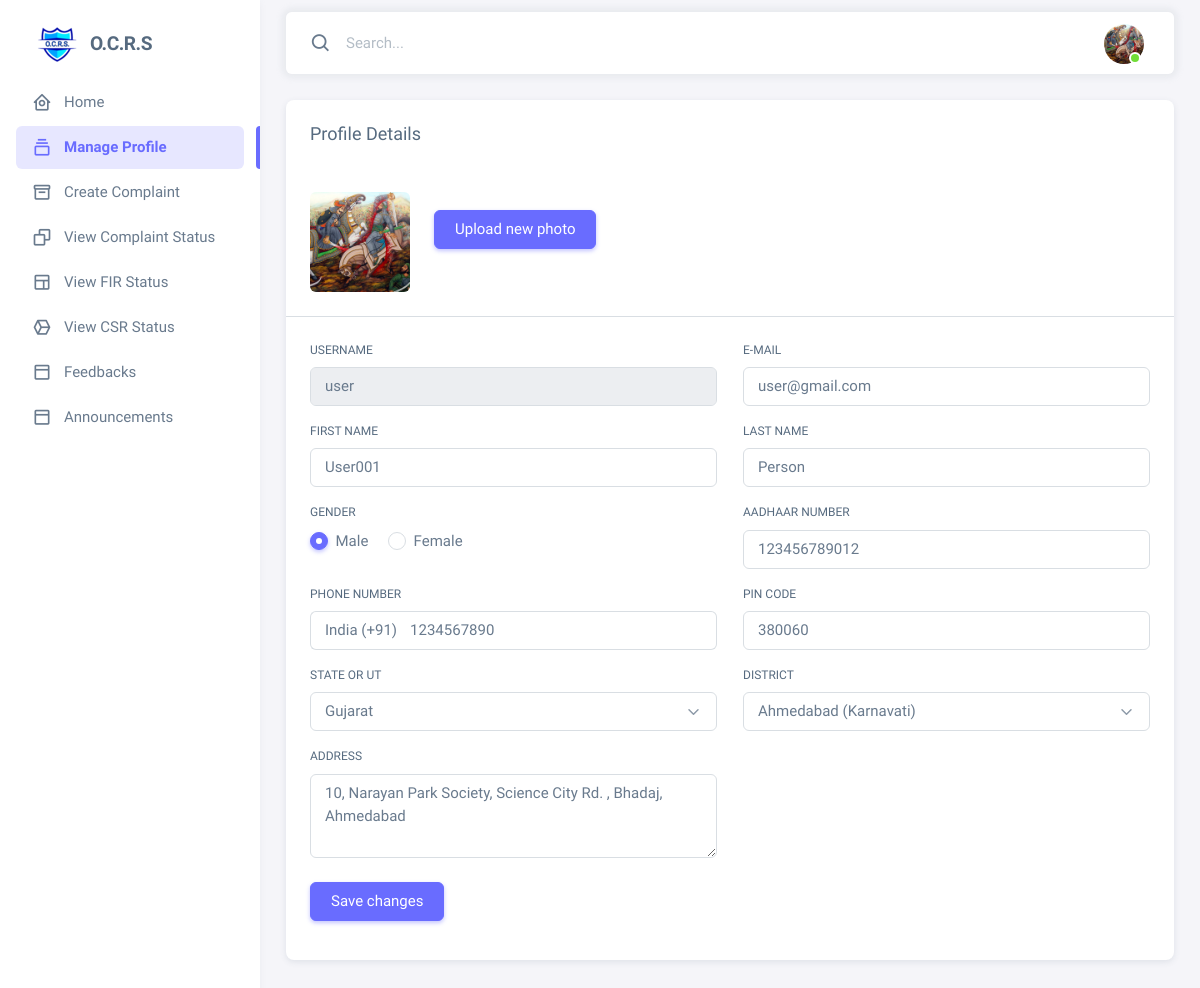
Screenshot of /user_manage_profile/ (signed in) with the database file from the repository.
### accounts/models.py (models this page shows, shortened)
class CustomUser(AbstractBaseUser,  PermissionsMixin):
    groups = models.ManyToManyField(
        Group,
        verbose_name=_('groups'),
        blank=True,
        help_text=_(
            'The groups this user belongs to. A user will get all permissions '
            'granted to each of their groups.'
        ),
        related_name="customuser_groups",
        related_query_name="user",
    )
    user_permissions = models.ManyToManyField(
        Permission,
        blank=True,
        related_name='customuser_permissions' # specify a unique related name
    )
    user_id = models.AutoField(primary_key=True)
    username = models.CharField(max_length=150,unique=True)
    email = models.EmailField(max_length=254,null=False,blank=False,unique=True)
    Phone_Number = models.IntegerField(null=False,blank=False)
    first_name = models.CharField(max_length=150,null=False,blank=False)
    last_name = models.CharField(max_length=150,null=False,blank=False)
    password = models.CharField(max_length=128,null=False,blank=False)
    gender = models.CharField(max_length=7,null=False,blank=False)
    state = models.ForeignKey(state_master,to_field='state_name',null=False,blank=False,on_delete=models.PROTECT,related_name="state+")
    district = models.ForeignKey(district_master,to_field='district_name',null=False,blank=False,on_delete=models.PROTECT,related_name="complaint_in_district+")
    aadhaarno = models.IntegerField(null=False, blank=False)
    address = models.CharField(max_length=500,null=False,blank=False)
    pincode = models.IntegerField(null=False,blank=False)
    is_active = models.BooleanField(default=True)
    is_staff = models.BooleanField(default=False)
    is_superuser = models.BooleanField(default=False)
    is_user = models.BooleanField(default=True)
    state_id_no = models.IntegerField(null=True,blank=True)
    district_id_no = models.IntegerField(null=True,blank=True)
    created_at = models.DateTimeField(default=timezone.now, null=True, blank=True)
    updated_at = models.DateTimeField(auto_now=True,null=True,blank=True,)
    profile_image = models.ImageField(null=True, blank=True, upload_to="Profile images/",default="Profile images/default.png")
    USERNAME_FIELD = 'email'
    REQUIRED_FIELDS = ['username','Phone_Number','first_name','last_name','password','gender','aadhaarno','state','district','address','pincode']
    objects = CustomUserManager()

### ocrs/views.py (the view, shortened to what this page needs)
# urls.py: path('user_manage_profile/', views.user_manage_profile, name='user_manage_profile'),
def user_manage_profile(request):
    states = state_master.objects.all()
    districts = district_master.objects.filter(state_name=request.user.state)
    context = {
        'states': states,
        'districts': districts,
    }
    return render(request,'user_manage_profile.html',context)

### accounts/auth.py (called while the page is built)
    def get_user(self, user_id):
        UserModel = get_user_model()
        try:
            return UserModel.objects.get(pk=user_id)
        except UserModel.DoesNotExist:
            return None

### complaints/models.py (called while the page is built)
    def __str__(self):
        return self.state_name

### templates/user_manage_profile.html (shortened to what this page needs)
{% extends 'user_sidebar.html' %}
{% block user_manage_profile %}
<div class="card mb-4">
    <h5 class="card-header">Profile Details</h5>
    <form action="" method="POST" enctype="multipart/form-data">
        <div class="card-body">
            <div class="d-flex align-items-start align-items-sm-center gap-4">
                <img src="{{ MEDIA_URL }}{{ user.profile_image.url }}" alt="user-avatar" class="d-block rounded"
                    height="100" width="100" id="uploadedAvatar" />
                <div class="button-wrapper">
                    <label for="upload" class="btn btn-primary me-2 mb-4" tabindex="0">
                        <span class="d-none d-sm-block">Upload new photo</span>
                    </label>
                </div>
            </div>
        </div>
        <hr class="my-0" />
        <div class="card-body">
            <div class="row">
                <div class="mb-3 col-md-6">
                    <label for="firstName" class="form-label">UserName</label>
                    <input disabled class="form-control" type="text" id="username" name="username" value="{{user.username}}"
                        autofocus />
                </div>
                <div class="mb-3 col-md-6">
                    <label for="email" class="form-label">E-mail</label>
                    <input class="form-control" type="text" id="email" name="email" value="{{user.email}}"
                        placeholder="{{user.email}}" />
                </div>
                <div class="mb-3 col-md-6">
                    <label for="firstName" class="form-label">First Name</label>
                    <input class="form-control" type="text" id="firstName" name="firstName" value="{{user.first_name}}"
                        autofocus />
                </div>
                <div class="mb-3 col-md-6">
                    <label for="lastName" class="form-label">Last Name</label>
                    <input class="form-control" type="text" name="lastName" id="lastName" value="{{user.last_name}}" />
                </div>
                <div class="mb-3 col-md-6">
                    <label for="lastName" class="form-label">Gender</label> <br>
                    <div class="form-check form-check-inline ">
                        <input class="form-check-input" type="radio" {% if user.gender.lower == "male" %} checked {% endif %} name="gender" id="male" value="male" />
                        <label class="form-check-label" for="inlineRadio1">Male</label>
                    </div>
                    <div class="form-check form-check-inline">
                        <input class="form-check-input" type="radio" {% if user.gender.lower == "female" %} checked {% endif %} name="gender" id="female" value="female" />
                        <label class="form-check-label" for="inlineRadio2">Female</label>
                    </div>
                </div>
                <div class="mb-3 col-md-6">
                    <label for="organization" class="form-label">Aadhaar Number</label>
                    <input type="text" class="form-control" id="aadhaarno" name="aadhaarno"
                        value="{{user.aadhaarno}}" />
                </div>
                <div class="mb-3 col-md-6">
                    <label class="form-label" for="phoneNumber">Phone Number</label>
                    <div class="input-group input-group-merge">
                        <span class="input-group-text">India (+91)</span>
                        <input type="text" id="phoneNumber" name="phoneNumber" class="form-control"
                            value="{{user.Phone_Number}}" />
                    </div>
                </div>
                <div class="mb-3 col-md-6">
                    <label for="zipCode" class="form-label">PIN Code</label>
                    <input type="text" class="form-control" id="pinCode" name="pinCode" maxlength="6"
                        value="{{user.pincode}}" />
                </div>
                <div class="mb-3 col-md-6">
                    <label for="zipCode" class="form-label">State or UT</label>
                    <select class="form-select" name="complainant_state" id="complaint_state"
                        aria-label="State" required>
                        {% for state in states %}
                        <option value="{{ state.state_name }}">{{ state.state_name }}
                        </option>
                        {% endfor %}
                    </select>
                </div>
                <div class="mb-3 col-md-6">
                    <label for="zipCode" class="form-label">District</label>
                    <select class="form-select" name="complainant_district" id="complaint_district"
                        name="complaint_district" aria-label="District" required>
                        {% for district in districts %}
                        <option value="{{ district.district_name }}">{{ district.district_name }}
                        </option>
                        {% endfor %}
                    </select>
                </div>
                <div class="mb-3 col-md-6">
                    <label for="organization" class="form-label">Address</label>
                    <textarea class="form-control" name="address" id="exampleFormControlTextarea1"
                        rows="3">{{user.address}}</textarea>
                </div>
            </div>
            <div class="mt-2">
                <button type="submit" class="btn btn-primary me-2">Save changes</button>
            </div>
        </div>
    </form>
</div>
{% endblock %}

### templates/user_sidebar.html (shortened to what this page needs)
{% extends 'common_css_js_links.html' %}
{% block user_sidebar %}
<aside id="layout-menu" class="layout-menu menu-vertical menu bg-menu-theme">
    <div class="app-brand demo">
        <a href="{% url 'user'  %}" class="app-brand-link">
            <span class="app-brand-logo demo">
                <img src="/static/landing_page/images/logo2.png" alt="">
            </span>
            <span class="app-brand-text demo menu-text fw-bolder ms-2" style="text-transform: none;">O.C.R.S</span>
        </a>
    </div>
    <ul class="menu-inner py-1">
        <li class="menu-item">
            <a href="{% url 'user' %}" class="menu-link">
                <i class="menu-icon tf-icons bx bx-home-circle"></i>
                <div data-i18n="Analytics">Home</div>
            </a>
        </li>
        <li class="menu-item">
            <a href="{% url 'user_manage_profile' %}" class="menu-link">
                <i class="menu-icon tf-icons bx bx-collection"></i>
                <div data-i18n="Basic">Manage Profile</div>
            </a>
        </li>
        <li class="menu-item">
            <a href="{% url 'create_complaint' %}" class="menu-link">
                <i class="menu-icon tf-icons bx bx-box"></i>
                <div data-i18n="Basic">Create Complaint</div>
            </a>
        </li>
        <li class="menu-item">
            <a href="{% url 'user_view_complaints'  %}" class="menu-link">
                <i class="menu-icon tf-icons bx bx-copy"></i>
                <div data-i18n="Layouts">View Complaint Status</div>
            </a>
        </li>
        <li class="menu-item">
            <a href="{% url 'user_view_firs'  %}" class="menu-link">
                <i class="menu-icon tf-icons bx bx-layout"></i>
                <div data-i18n="Layouts">View FIR Status</div>
            </a>
        </li>
        <li class="menu-item">
            <a href="{% url 'user_view_csrs'  %}" class="menu-link">
                <i class="menu-icon tf-icons bx bx-cube-alt"></i>
                <div data-i18n="Layouts">View CSR Status</div>
            </a>
        </li>
        <li class="menu-item">
            <a href="{% url 'view_complaints_for_feedbacks'  %}" class="menu-link">
                <i class="menu-icon tf-icons bx bx-dock-top"></i>
                <div data-i18n="Layouts">Feedbacks</div>
            </a>
        </li>
        <li class="menu-item">
            <a href="{% url 'user_announcements'  %}" class="menu-link">
                <i class="menu-icon tf-icons bx bx-dock-top"></i>
                <div data-i18n="Layouts">Announcements</div>
            </a>
        </li>
    </ul>
</aside>
{% endblock %}

### templates/common_css_js_links.html (shortened to what this page needs)
<html lang="en" class="light-style layout-menu-fixed" dir="ltr" data-theme="theme-default"
    data-assets-path="/static/common/" data-template="vertical-menu-template-free">
<head>
    <link rel="stylesheet" href="/static/common/vendor/fonts/boxicons.css" />
    <link rel="stylesheet" href="/static/common/vendor/css/core.css" class="template-customizer-core-css" />
    <link rel="stylesheet" href="/static/common/vendor/css/theme-default.css" class="template-customizer-theme-css" />
    <link rel="stylesheet" href="/static/common/css/demo.css" />
    <link rel="stylesheet" href="/static/common/vendor/libs/perfect-scrollbar/perfect-scrollbar.css" />
    <link rel="stylesheet" href="/static/common/vendor/libs/apex-charts/apex-charts.css" />
</head>
<body>
    <div class="layout-wrapper layout-content-navbar">
        <div class="layout-container">
            {% block user_sidebar %}
            {% endblock %}
            <div class="layout-page">
                <nav class="layout-navbar container-xxl navbar navbar-expand-xl navbar-detached align-items-center bg-navbar-theme"
                    id="layout-navbar">
                    <div class="navbar-nav-right d-flex align-items-center" id="navbar-collapse">
                        <div class="navbar-nav align-items-center">
                            <div class="nav-item d-flex align-items-center">
                                <i class="bx bx-search fs-4 lh-0"></i>
                                <input type="text" class="form-control border-0 shadow-none" placeholder="Search..."
                                    aria-label="Search..." />
                            </div>
                        </div>
                        <ul class="navbar-nav flex-row align-items-center ms-auto">
                            <li class="nav-item navbar-dropdown dropdown-user dropdown">
                                <a class="nav-link dropdown-toggle hide-arrow" href="javascript:void(0);"
                                    data-bs-toggle="dropdown">
                                    <div class="avatar avatar-online">
                                        <img src="{{ MEDIA_URL }}{{ user.profile_image.url }}" alt
                                            class="w-px-40 h-auto rounded-circle" />
                                    </div>
                                </a>
                            </li>
                        </ul>
                    </div>
                </nav>
                <div class="content-wrapper">
                    <div class="container-xxl flex-grow-1 container-p-y">
                        {% block user_manage_profile %}
                        {% endblock %}
                    </div>
                </div>
            </div>
        </div>
    </div>
</body>

### static/common/css/demo.css (style rules this page uses)
.menu .app-brand.demo { height: 64px; margin-top: 12px; }
.app-brand-text.demo { font-size: 1.2rem; letter-spacing: -0.5px; text-transform: lowercase; }

### rows the page displays
CustomUser: profile_image (picture), username "user", email "user@gmail.com", firstName "User001", lastName "Person", gender "☑", aadhaarno "123456789012", phoneNumber "1234567890", pinCode "380060", address "10, Narayan Park Society, Science City Rd. , Bhadaj, Ahmedabad"

### other values shown
form field complainant_state "Gujarat"
form field complainant_district "Ahmedabad (Karnavati)"
